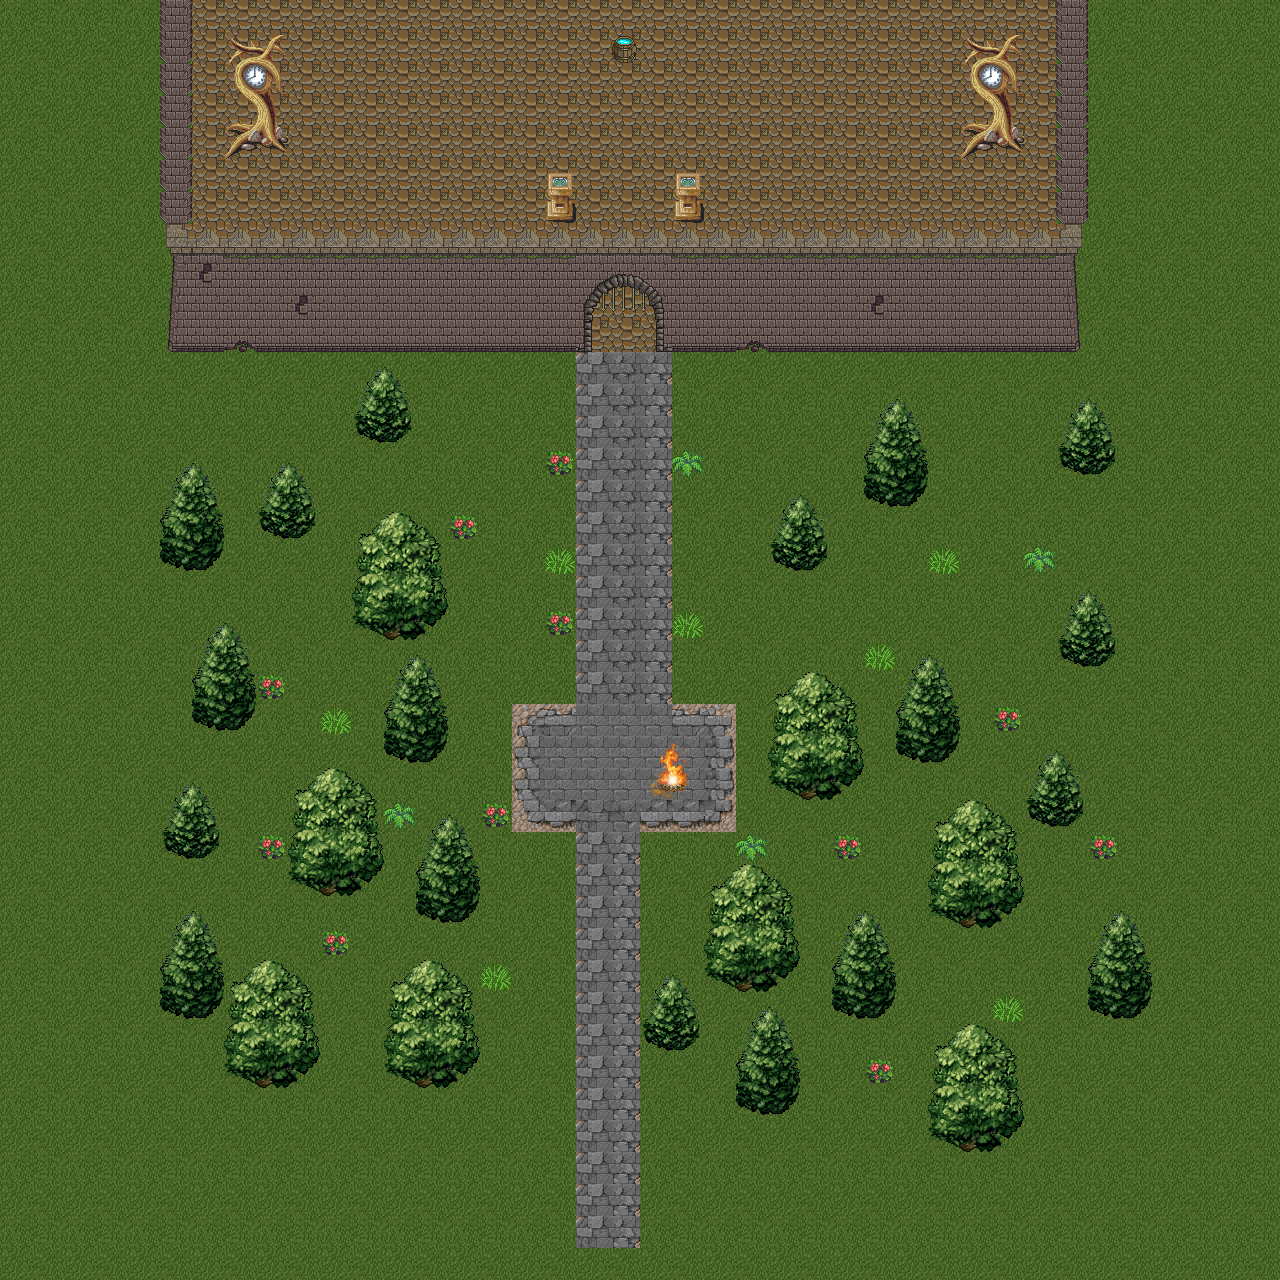

The image is a tile-based game level rendered from a .tmx file. Its description and source (layers, tilesets, objects; grid data summarised) follow:
An orthogonal 40x40 tile map with 32x32 px tiles, 4 tile layers (Colisão true da true, Terreno, Objs, Colisao), 2 tilesets.

<map version="1.2" tiledversion="1.3.0" orientation="orthogonal" renderorder="right-down" compressionlevel="0" width="40" height="40" tilewidth="32" tileheight="32" infinite="0" nextlayerid="10" nextobjectid="1">
 <tileset firstgid="1" source="mountain_landscape_23.tsx" />
 <tileset firstgid="257" source="Castle2.tsx" />
 <layer id="9" name="Colisão true da true" width="40" height="40" locked="1" opacity="0">
  <data>[1600 cells, 1289 non-empty, 1 distinct tile ids]</data>
 </layer>
 <layer id="1" name="Terreno" width="40" height="40" locked="1">
  <data>[1600 cells, 1600 non-empty, 19 distinct tile ids]</data>
 </layer>
 <layer id="2" name="Objs" width="40" height="40" locked="1">
  <data>[1600 cells, 405 non-empty, 70 distinct tile ids]</data>
 </layer>
 <layer id="5" name="Colisao" width="40" height="40" locked="1" opacity="0">
  <data>[1600 cells, 0 non-empty, 0 distinct tile ids]</data>
 </layer>
</map>
